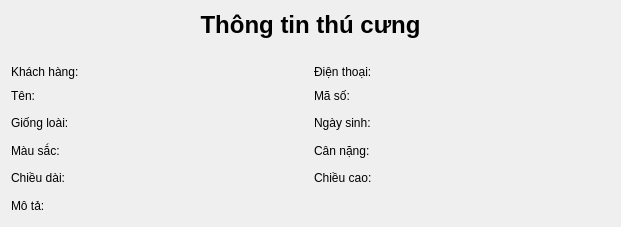
       <widget class="QWidget" name="layoutWidget">
        <property name="geometry">
         <rect>
          <x>180</x>
          <y>70</y>
          <width>621</width>
          <height>227</height>
         </rect>
        </property>
        <layout class="QVBoxLayout" name="chi_tiet_thu_cung">
         <item>
          <widget class="QLabel" name="label">
           <property name="styleSheet">
            <string notr="true">font-size:24px;
font-weight: bold;</string>
           </property>
           <property name="text">
            <string>Thông tin thú cưng</string>
           </property>
           <property name="alignment">
            <set>Qt::AlignCenter</set>
           </property>
          </widget>
         </item>
         <item>
          <layout class="QHBoxLayout" name="horizontalLayout_4">
           <property name="topMargin">
            <number>20</number>
           </property>
           <item>
            <layout class="QHBoxLayout" name="horizontalLayout_2">
             <item>
              <widget class="QLabel" name="label_10">
               <property name="maximumSize">
                <size>
                 <width>80</width>
                 <height>16777215</height>
                </size>
               </property>
               <property name="text">
                <string>Khách hàng:</string>
               </property>
              </widget>
             </item>
             <item>
              <widget class="QLabel" name="lbl_ten_kh">
               <property name="text">
                <string/>
               </property>
              </widget>
             </item>
            </layout>
           </item>
           <item>
            <layout class="QHBoxLayout" name="horizontalLayout_3">
             <item>
              <widget class="QLabel" name="label_11">
               <property name="maximumSize">
                <size>
                 <width>80</width>
                 <height>16777215</height>
                </size>
               </property>
               <property name="text">
                <string>Điện thoại:</string>
               </property>
              </widget>
             </item>
             <item>
              <widget class="QLabel" name="lbl_sdt">
               <property name="text">
                <string/>
               </property>
              </widget>
             </item>
            </layout>
           </item>
          </layout>
         </item>
         <item>
          <layout class="QHBoxLayout" name="horizontalLayout_5">
           <item>
            <layout class="QHBoxLayout" name="horizontalLayout_6">
             <item>
              <widget class="QLabel" name="label_14">
               <property name="maximumSize">
                <size>
                 <width>80</width>
                 <height>16777215</height>
                </size>
               </property>
               <property name="text">
                <string>Tên:</string>
               </property>
              </widget>
             </item>
             <item>
              <widget class="QLabel" name="lbl_ten">
               <property name="text">
                <string/>
               </property>
              </widget>
             </item>
            </layout>
           </item>
           <item>
            <layout class="QHBoxLayout" name="horizontalLayout_7">
             <item>
              <widget class="QLabel" name="label_16">
               <property name="maximumSize">
                <size>
                 <width>80</width>
                 <height>16777215</height>
                </size>
               </property>
               <property name="text">
                <string>Mã số:</string>
               </property>
              </widget>
             </item>
             <item>
              <widget class="QLabel" name="lbl_ma_so">
               <property name="text">
                <string/>
               </property>
              </widget>
             </item>
            </layout>
           </item>
          </layout>
         </item>
         <item>
          <layout class="QHBoxLayout" name="horizontalLayout_16">
           <item>
            <layout class="QHBoxLayout" name="horizontalLayout_17">
             <item>
              <widget class="QLabel" name="label_23">
               <property name="maximumSize">
                <size>
                 <width>80</width>
                 <height>16777215</height>
                </size>
               </property>
               <property name="text">
                <string>Giống loài:</string>
               </property>
              </widget>
             </item>
             <item>
              <widget class="QLabel" name="lbl_giong_loai">
               <property name="text">
                <string/>
               </property>
              </widget>
             </item>
            </layout>
           </item>
           <item>
            <layout class="QHBoxLayout" name="horizontalLayout_18">
             <item>
              <widget class="QLabel" name="label_25">
               <property name="maximumSize">
                <size>
                 <width>80</width>
                 <height>16777215</height>
                </size>
               </property>
               <property name="text">
                <string>Ngày sinh:</string>
               </property>
              </widget>
             </item>
             <item>
              <widget class="QLabel" name="lbl_ngay_sinh">
               <property name="text">
                <string/>
               </property>
              </widget>
             </item>
            </layout>
           </item>
          </layout>
         </item>
         <item>
          <layout class="QHBoxLayout" name="horizontalLayout_8">
           <item>
            <layout class="QHBoxLayout" name="horizontalLayout_9">
             <item>
              <widget class="QLabel" name="label_18">
               <property name="maximumSize">
                <size>
                 <width>80</width>
                 <height>16777215</height>
                </size>
               </property>
               <property name="text">
                <string>Màu sắc:</string>
               </property>
              </widget>
             </item>
             <item>
              <widget class="QLabel" name="lbl_mau_sac">
               <property name="text">
                <string/>
               </property>
              </widget>
             </item>
            </layout>
           </item>
           <item>
            <layout class="QHBoxLayout" name="horizontalLayout_10">
             <item>
              <widget class="QLabel" name="label_20">
               <property name="maximumSize">
                <size>
                 <width>80</width>
                 <height>16777215</height>
                </size>
               </property>
               <property name="text">
                <string>Cân nặng:</string>
               </property>
              </widget>
             </item>
             <item>
              <widget class="QLabel" name="lbl_can_nang">
               <property name="text">
                <string/>
               </property>
              </widget>
             </item>
            </layout>
           </item>
          </layout>
         </item>
         <item>
          <layout class="QHBoxLayout" name="horizontalLayout_11">
           <item>
            <layout class="QHBoxLayout" name="horizontalLayout_12">
             <item>
              <widget class="QLabel" name="label_22">
               <property name="maximumSize">
                <size>
                 <width>80</width>
                 <height>16777215</height>
                </size>
               </property>
               <property name="text">
                <string>Chiều dài:</string>
               </property>
              </widget>
             </item>
             <item>
              <widget class="QLabel" name="lbl_chieu_dai">
               <property name="text">
                <string/>
               </property>
              </widget>
             </item>
            </layout>
           </item>
           <item>
            <layout class="QHBoxLayout" name="horizontalLayout_13">
             <item>
              <widget class="QLabel" name="label_24">
               <property name="maximumSize">
                <size>
                 <width>80</width>
                 <height>16777215</height>
                </size>
               </property>
               <property name="text">
                <string>Chiều cao:</string>
               </property>
              </widget>
             </item>
             <item>
              <widget class="QLabel" name="lbl_chieu_cao">
               <property name="text">
                <string/>
               </property>
              </widget>
             </item>
            </layout>
           </item>
          </layout>
         </item>
         <item>
          <layout class="QHBoxLayout" name="horizontalLayout_14">
           <item>
            <layout class="QHBoxLayout" name="horizontalLayout_15">
             <item>
              <widget class="QLabel" name="label_26">
               <property name="maximumSize">
                <size>
                 <width>80</width>
                 <height>16777215</height>
                </size>
               </property>
               <property name="text">
                <string>Mô tả:</string>
               </property>
              </widget>
             </item>
             <item>
              <widget class="QLabel" name="lbl_mo_ta">
               <property name="text">
                <string/>
               </property>
              </widget>
             </item>
            </layout>
           </item>
          </layout>
         </item>
        </layout>
       </widget>
